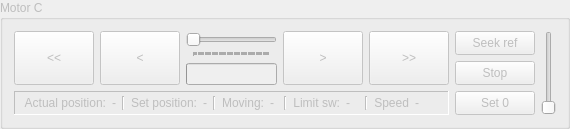
     <widget class="QGroupBox" name="group_c">
      <property name="enabled">
       <bool>false</bool>
      </property>
      <property name="title">
       <string>Motor C</string>
      </property>
      <layout class="QGridLayout" name="gridLayout_3">
       <item row="1" column="0">
        <widget class="QFrame" name="frame_3">
         <property name="frameShape">
          <enum>QFrame::Panel</enum>
         </property>
         <property name="frameShadow">
          <enum>QFrame::Sunken</enum>
         </property>
         <layout class="QHBoxLayout" name="horizontalLayout_17">
          <property name="topMargin">
           <number>4</number>
          </property>
          <property name="bottomMargin">
           <number>4</number>
          </property>
          <item>
           <layout class="QHBoxLayout" name="horizontalLayout_18">
            <item>
             <widget class="QLabel" name="label_a_9">
              <property name="text">
               <string>Actual position:</string>
              </property>
              <property name="alignment">
               <set>Qt::AlignRight|Qt::AlignTrailing|Qt::AlignVCenter</set>
              </property>
             </widget>
            </item>
            <item>
             <widget class="QLabel" name="label_c_pos">
              <property name="text">
               <string>-</string>
              </property>
             </widget>
            </item>
           </layout>
          </item>
          <item>
           <widget class="Line" name="line_7">
            <property name="orientation">
             <enum>Qt::Vertical</enum>
            </property>
           </widget>
          </item>
          <item>
           <layout class="QHBoxLayout" name="horizontalLayout_19">
            <item>
             <widget class="QLabel" name="label_a_10">
              <property name="text">
               <string>Set position:</string>
              </property>
              <property name="alignment">
               <set>Qt::AlignRight|Qt::AlignTrailing|Qt::AlignVCenter</set>
              </property>
             </widget>
            </item>
            <item>
             <widget class="QLabel" name="label_c_setpos">
              <property name="text">
               <string>-</string>
              </property>
             </widget>
            </item>
           </layout>
          </item>
          <item>
           <layout class="QHBoxLayout" name="horizontalLayout_20">
            <item>
             <widget class="Line" name="line_8">
              <property name="orientation">
               <enum>Qt::Vertical</enum>
              </property>
             </widget>
            </item>
            <item>
             <widget class="QLabel" name="label_a_11">
              <property name="text">
               <string>Moving:</string>
              </property>
              <property name="alignment">
               <set>Qt::AlignRight|Qt::AlignTrailing|Qt::AlignVCenter</set>
              </property>
             </widget>
            </item>
            <item>
             <widget class="QLabel" name="label_c_status">
              <property name="text">
               <string>-</string>
              </property>
             </widget>
            </item>
           </layout>
          </item>
          <item>
           <widget class="Line" name="line_9">
            <property name="orientation">
             <enum>Qt::Vertical</enum>
            </property>
           </widget>
          </item>
          <item>
           <layout class="QHBoxLayout" name="horizontalLayout_21">
            <item>
             <widget class="QLabel" name="label_a_12">
              <property name="text">
               <string>Limit sw:</string>
              </property>
              <property name="alignment">
               <set>Qt::AlignRight|Qt::AlignTrailing|Qt::AlignVCenter</set>
              </property>
             </widget>
            </item>
            <item>
             <widget class="QLabel" name="label_c_limitsw">
              <property name="text">
               <string>-</string>
              </property>
             </widget>
            </item>
           </layout>
          </item>
          <item>
           <widget class="Line" name="line_12">
            <property name="orientation">
             <enum>Qt::Vertical</enum>
            </property>
           </widget>
          </item>
          <item>
           <layout class="QHBoxLayout" name="horizontalLayout_24">
            <item>
             <widget class="QLabel" name="label_a_16">
              <property name="text">
               <string>Speed</string>
              </property>
              <property name="alignment">
               <set>Qt::AlignRight|Qt::AlignTrailing|Qt::AlignVCenter</set>
              </property>
             </widget>
            </item>
            <item>
             <widget class="QLabel" name="label_c_speed">
              <property name="text">
               <string>-</string>
              </property>
             </widget>
            </item>
           </layout>
          </item>
         </layout>
        </widget>
       </item>
       <item row="0" column="1" rowspan="2">
        <layout class="QVBoxLayout" name="verticalLayout_6">
         <item>
          <widget class="QPushButton" name="btn_c_seek">
           <property name="sizePolicy">
            <sizepolicy hsizetype="Minimum" vsizetype="Expanding">
             <horstretch>0</horstretch>
             <verstretch>0</verstretch>
            </sizepolicy>
           </property>
           <property name="text">
            <string>Seek ref</string>
           </property>
          </widget>
         </item>
         <item>
          <widget class="QPushButton" name="btn_c_stop">
           <property name="sizePolicy">
            <sizepolicy hsizetype="Minimum" vsizetype="Expanding">
             <horstretch>0</horstretch>
             <verstretch>0</verstretch>
            </sizepolicy>
           </property>
           <property name="text">
            <string>Stop</string>
           </property>
          </widget>
         </item>
         <item>
          <widget class="QPushButton" name="btn_c_0">
           <property name="sizePolicy">
            <sizepolicy hsizetype="Minimum" vsizetype="Expanding">
             <horstretch>0</horstretch>
             <verstretch>0</verstretch>
            </sizepolicy>
           </property>
           <property name="text">
            <string>Set 0</string>
           </property>
          </widget>
         </item>
        </layout>
       </item>
       <item row="0" column="0">
        <layout class="QHBoxLayout" name="horizontalLayout_22">
         <item>
          <widget class="QPushButton" name="btn_c_left">
           <property name="sizePolicy">
            <sizepolicy hsizetype="Minimum" vsizetype="Expanding">
             <horstretch>0</horstretch>
             <verstretch>0</verstretch>
            </sizepolicy>
           </property>
           <property name="text">
            <string>&lt;&lt;</string>
           </property>
           <property name="autoRepeat">
            <bool>true</bool>
           </property>
           <property name="autoRepeatInterval">
            <number>50</number>
           </property>
          </widget>
         </item>
         <item>
          <widget class="QPushButton" name="btn_c_left_fine">
           <property name="sizePolicy">
            <sizepolicy hsizetype="Minimum" vsizetype="Expanding">
             <horstretch>0</horstretch>
             <verstretch>0</verstretch>
            </sizepolicy>
           </property>
           <property name="text">
            <string>&lt;</string>
           </property>
           <property name="autoRepeat">
            <bool>true</bool>
           </property>
           <property name="autoRepeatInterval">
            <number>50</number>
           </property>
          </widget>
         </item>
         <item>
          <layout class="QVBoxLayout" name="verticalLayout_5">
           <item>
            <widget class="QSlider" name="slider_c">
             <property name="sizePolicy">
              <sizepolicy hsizetype="Expanding" vsizetype="Minimum">
               <horstretch>0</horstretch>
               <verstretch>0</verstretch>
              </sizepolicy>
             </property>
             <property name="maximum">
              <number>65535</number>
             </property>
             <property name="orientation">
              <enum>Qt::Horizontal</enum>
             </property>
             <property name="tickPosition">
              <enum>QSlider::TicksBelow</enum>
             </property>
             <property name="tickInterval">
              <number>1000</number>
             </property>
            </widget>
           </item>
           <item>
            <widget class="QProgressBar" name="progress_c">
             <property name="maximum">
              <number>65535</number>
             </property>
             <property name="value">
              <number>0</number>
             </property>
             <property name="textVisible">
              <bool>false</bool>
             </property>
            </widget>
           </item>
          </layout>
         </item>
         <item>
          <widget class="QPushButton" name="btn_c_right_fine">
           <property name="sizePolicy">
            <sizepolicy hsizetype="Minimum" vsizetype="Expanding">
             <horstretch>0</horstretch>
             <verstretch>0</verstretch>
            </sizepolicy>
           </property>
           <property name="text">
            <string>&gt;</string>
           </property>
           <property name="autoRepeat">
            <bool>true</bool>
           </property>
           <property name="autoRepeatInterval">
            <number>50</number>
           </property>
          </widget>
         </item>
         <item>
          <widget class="QPushButton" name="btn_c_right">
           <property name="sizePolicy">
            <sizepolicy hsizetype="Minimum" vsizetype="Expanding">
             <horstretch>0</horstretch>
             <verstretch>0</verstretch>
            </sizepolicy>
           </property>
           <property name="text">
            <string>&gt;&gt;</string>
           </property>
           <property name="autoRepeat">
            <bool>true</bool>
           </property>
           <property name="autoRepeatInterval">
            <number>50</number>
           </property>
          </widget>
         </item>
        </layout>
       </item>
       <item row="0" column="2" rowspan="2">
        <widget class="QSlider" name="slider_c_speed">
         <property name="orientation">
          <enum>Qt::Vertical</enum>
         </property>
        </widget>
       </item>
      </layout>
      <zorder>frame_3</zorder>
      <zorder></zorder>
      <zorder>slider_c_speed</zorder>
     </widget>
